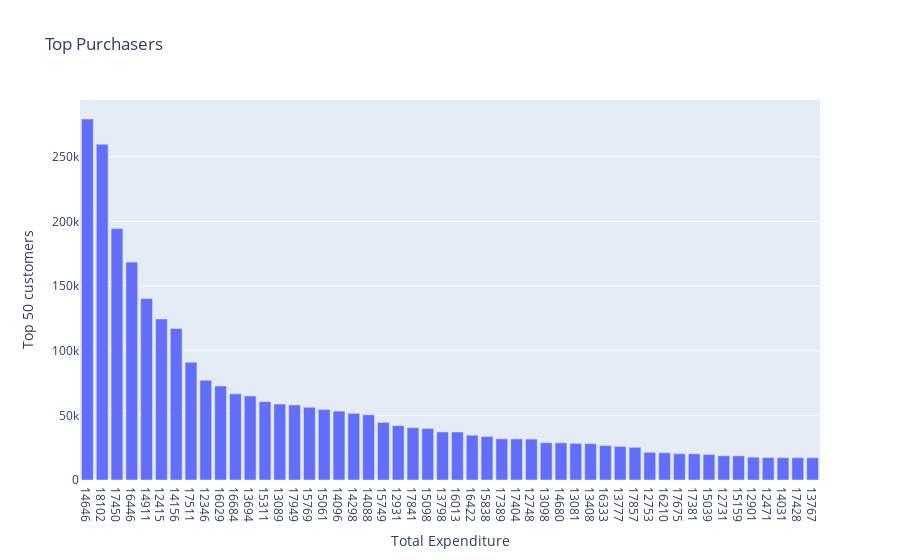

The notebook cell saved with this chart:
### Markdown cell above
### Grouped per Customer
- Identify the top purchasers

### Code cell
grouped  = data.groupby(['CustomerID']).sum()['total_spend'].sort_values(ascending=False)
grouped_top = pd.DataFrame(grouped.head(50))
grouped_top.reset_index(level=0, inplace=True)
grouped_top.sort_values('CustomerID', ascending=False)

data_plot = [go.Bar(x=grouped_top['CustomerID'], y=grouped_top['total_spend'])]
layout = go.Layout(yaxis={'autorange':True,'title':'Top 50 customers'},xaxis={'type':'category','title':'Total Expenditure'},title='Top Purchasers')
fig = go.Figure(data=data_plot, layout=layout)
iplot(fig)

### Figure 1 — Plotly figure (JSON) as saved in the notebook; plotly's stock layout.template omitted (floating-point values rounded to 4 significant figures)
{"data": [{"type": "bar", "x": [14646, 18102, 17450, 16446, 14911, 12415, 14156, 17511, 12346, 16029, 16684, 13694, 15311, 13089, 17949, 15769, 15061, 14096, 14298, 14088, 15749, 12931, 17841, 15098, 13798, 16013, 16422, 15838, 17389, 17404, 12748, 13098, 14680, 13081, 13408, 16333, 13777, 17857, 12753, 16210, 17675, 17381, 15039, 12731, 15159, 12901, 12471, 14031, 17428, 13767], "y": [279100.0, 259700.0, 194400.0, 168500.0, 140300.0, 124600.0, 117200.0, 91060.0, 77180.0, 72710.0, 66650.0, 65040.0, 60630.0, 58760.0, 58030.0, 56250.0, 54530.0, 53260.0, 51530.0, 50490.0, 44530.0, 42060.0, 40500.0, 39920.0, 37150.0, 37130.0, 34680.0, 33640.0, 31830.0, 31780.0, 31650.0, 28880.0, 28750.0, 28340.0, 28120.0, 26630.0, 25980.0, 25300.0, 21430.0, 21080.0, 20370.0, 20280.0, 19770.0, 18750.0, 18640.0, 17650.0, 17390.0, 17290.0, 17260.0, 17220.0]}], "layout": {"title": {"text": "Top Purchasers"}, "xaxis": {"title": {"text": "Total Expenditure"}, "type": "category"}, "yaxis": {"autorange": true, "title": {"text": "Top 50 customers"}}}}
